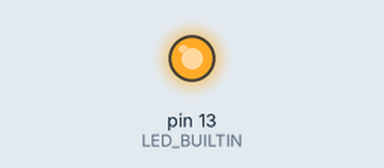
This sketch was run on a simulated Arduino Uno, built for the host (arithmetic inside an expression is 32-bit, double 64-bit). Parts: output pins drawn as LEDs (lit = HIGH). What the sketch prints to the serial monitor is not drawn.

Above: at 0.16 s.
Timing chart, 0 to 1.7 s (numbered marks = the images above):
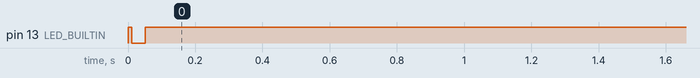

The sketch:

preAdd.ino
```cpp
#include <stdio.h>

volatile int a = 0xa1a2;
volatile int b = 0xb1b2;


void setup() {
  // put your setup code here, to run once:
  // initialize digital pin LED_BUILTIN as an output.
  pinMode(LED_BUILTIN, OUTPUT);
  Serial.begin(9600);
  Serial.println("in setup");
  asm volatile(
    "__Noops1: \n"
    "nop \n"
    "nop \n"
    "nop \n"
    "jmp __main2 \n"
    );
  asm volatile(
    "__Add:  \n"
    "add %0, %1 \n"
    "add %0, %1 \n"
    "add %0, %1 \n"
    "jmp __Noops1 \n"
    : "=d" (a): "d" (b)
    );

  asm volatile(
    "__Noops2: \n"
    "nop \n"
    "nop \n"
    "nop \n"
    "jmp __main3 \n"
    );
  asm volatile(
    "__Mult: \n"
    "muls %0, %1 \n"
    "muls %0, %1 \n"
    "muls %0, %1 \n"
    "jmp __Noops2 \n"
    : "=d" (a): "d" (b)
    );

  asm volatile(
    "__Noops3: \n"
    "nop \n"
    "nop \n"
    "nop \n"
    "jmp __main4 \n"
    );
  asm(
    "__Mov: \n"
    "mov %0, %1 \n"
    "mov %0, %1 \n"
    "mov %0, %1 \n"
    : "=d" (a): "d" (b)
    );

  asm volatile(
    "__Noops4: \n"
    "nop \n"
    "nop \n"
    "nop \n"
    "jmp __main5 \n"
    );
  asm(
    "__LDST: \n"
    "ldi %0, %1 \n"
    "ldi %0, %1 \n"
    "ldi %0, %1 \n"
    :"=d" (a) : "M" (42): "r26", "r27"
    );
}

void loop(){
  int randNumber1, randNumber2;
  Serial.println("top of loop");
  randomSeed(0);
  noInterrupts();

  digitalWrite(LED_BUILTIN, LOW);
  digitalWrite(LED_BUILTIN, HIGH);   // Trigger with LED

    //LEFT OFF HERE. BASICALY U NEED TO BREAK THE MAIN FUNCTION INTO PIECES AND
    //CONTINUALLY JUMP BETWEEN THEM. "RET" SEEMS TO BREAK THE CODE, EVEN WHEN RCALL
    // IS VISIBLEIN THE ASSEMBLY

    asm volatile(
    "__main1: \n"
    "nop \n"
    "nop \n"
    "nop \n"
    "nop \n"
    "nop \n"
    "nop \n"
    "nop \n"
    "nop \n"
    "nop \n"
    "nop \n"
    "nop \n"
    "nop \n"
    "nop \n"
    "nop \n"
    "nop \n"
    "nop \n"
    "nop \n"
    "nop \n"
    "nop \n"
    "nop \n"
    "nop \n"
    "add %0, %1 \n"
    "add %0, %1 \n"
    "add %0, %1 \n"
    "call __Add \n"
    : "=d" (a): "d" (b)
    );
    /*: "=d" (a): "d" (b))*/
    asm volatile(
    "__main2: \n"
    "nop \n"
    "nop \n"
    "nop \n"
    "nop \n"
    "nop \n"
    "nop \n"
    "nop \n"
    "nop \n"
    "nop \n"
    "nop \n"
    "nop \n"
    "nop \n"
    "nop \n"
    "nop \n"
    "nop \n"
    "nop \n"
    "nop \n"
    "nop \n"
    "nop \n"
    "nop \n"
    "nop \n"
    "add %0, %1 \n"
    "add %0, %1 \n"
    "add %0, %1 \n"
    "call __Mult \n"
    : "=d" (a): "d" (b)
    );
   asm volatile(
    "__main3: \n"
    "nop \n"
    "nop \n"
    "nop \n"
    "nop \n"
    "nop \n"
    "nop \n"
    "nop \n"
    "nop \n"
    "nop \n"
    "nop \n"
    "nop \n"
    "nop \n"
    "nop \n"
    "nop \n"
    "nop \n"
    "nop \n"
    "nop \n"
    "nop \n"
    "nop \n"
    "nop \n"
    "nop \n"
    "add %0, %1 \n"
    "add %0, %1 \n"
    "add %0, %1 \n"
    "call __Mov \n"
    : "=d" (a): "d" (b)
    );
    asm volatile(
    "__main4: \n"
    "nop \n"
    "nop \n"
    "nop \n"
    "nop \n"
    "nop \n"
    "nop \n"
    "nop \n"
    "nop \n"
    "nop \n"
    "nop \n"
    "nop \n"
    "nop \n"
    "nop \n"
    "nop \n"
    "nop \n"
    "nop \n"
    "nop \n"
    "nop \n"
    "nop \n"
    "nop \n"
    "nop \n"
    "add %0, %1 \n"
    "add %0, %1 \n"
    "add %0, %1 \n"
    "call __LDST \n"
    : "=d" (a): "d" (b)
    );
    asm volatile(
    "__main5: \n"
    "nop \n"
    "nop \n"
    "nop \n"
    "nop \n"
    "nop \n"
    "nop \n"
    "nop \n"
    "nop \n"
    "nop \n"
    "nop \n"
    "nop \n"
    "nop \n"
    "nop \n"
    "nop \n"
    "nop \n"
    "nop \n"
    "nop \n"
    "nop \n"
    "nop \n"
    "nop \n"
    "nop \n"
    "nop \n"
    "nop \n"
    "nop \n"
    );
  Serial.println("End of loop");
  interrupts();
}
```

Measured:
- by itself, pin 13 (LED_BUILTIN): LOW → HIGH at 0.00 s, → LOW 0.01 s later, → HIGH 0.04 s later
